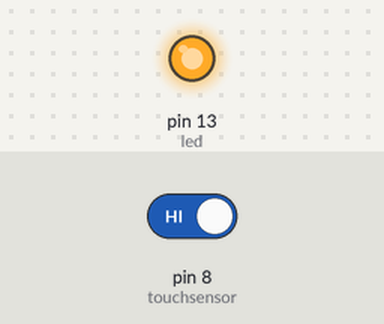
A sketch run on a simulated Arduino Uno, built with avr-gcc and run on an emulated ATmega328P. Shown: output pins drawn as LEDs (lit = HIGH). The test bench sets the inputs (shaded band); at power-on: pin 8 (touchsensor) HIGH.

Above: at 1.2 s.
1.3 s: pin 8 (touchsensor) driven LOW
At 1.7 s:
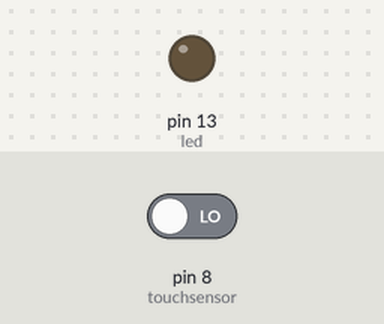
2.8 s: pin 8 (touchsensor) driven HIGH
At 4.0 s:
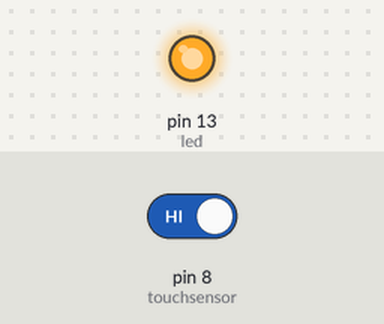
Timing chart, 0 to 5.8 s (numbered marks = the images above; inputs shaded):
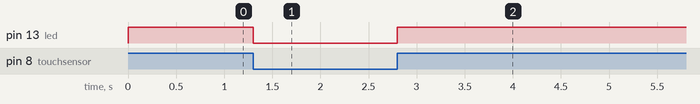

Measured:
- after the input at 1.3 s, pin 13 (led): HIGH → LOW at once
- after the input at 2.8 s, pin 13 (led): LOW → HIGH at once

The sketch:

Code_with_led.ino
```cpp
/*This code shows how to use a touchsensor with Arduino and a LED
*
* Components
* ----------
* Arduino uno, breadboard, touchsensor, LED and jumper wires
*
* This sketch is created by Anuj Karnik.
********************************************************************************************************************/

int touchsensor = 8;
int led = 13;
void setup() {
  pinMode(touchsensor, INPUT);
  pinMode(led, OUTPUT);
  Serial.begin(9600);
}

void loop() {
  int input = digitalRead(touchsensor);
  if (input == 0) {
    digitalWrite(led, LOW);
    delay(100);
  }

  else if (input == 1) {
    digitalWrite(led, HIGH);
    delay(100);
  }
}
```
